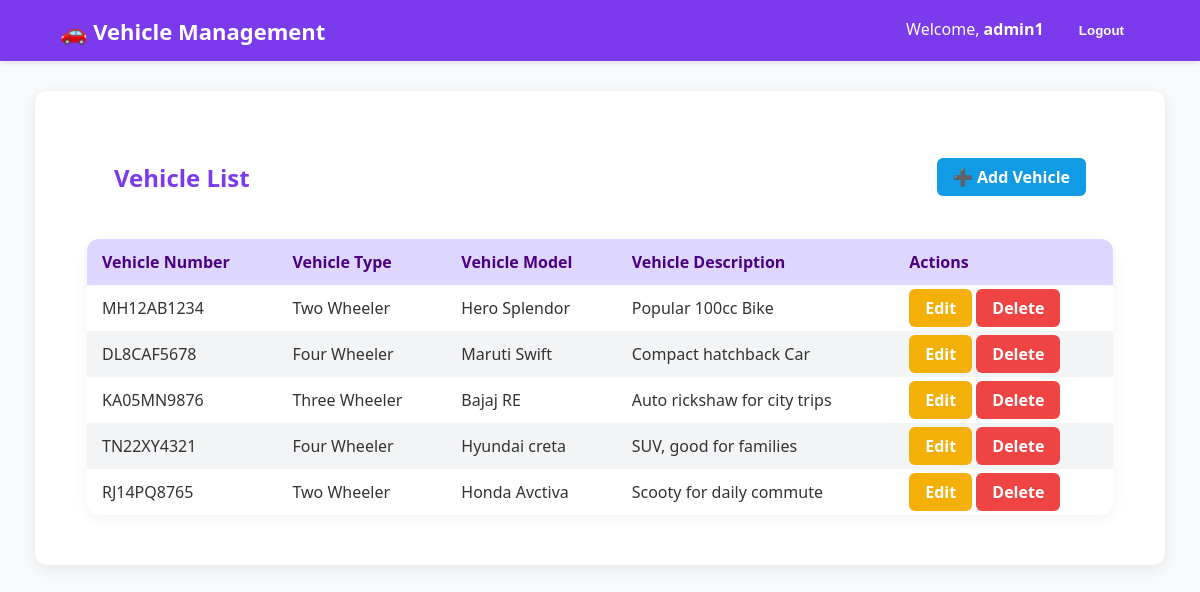
Screenshot of / (signed in) with the database file from the repository.
### app/models.py (models this page shows, shortened)
class Vehicle(models.Model):
    VEHICLE_TYPE_CHOICES = (
        ('Two Wheeler', 'Two Wheeler'),
        ('Three Wheeler', 'Three Wheeler'),
        ('Four Wheeler', 'Four Wheeler'),
    )
    vehicle_number = models.CharField(max_length=20, unique=True)  # Alpha numeric
    vehicle_type = models.CharField(max_length=20, choices=VEHICLE_TYPE_CHOICES)
    vehicle_model = models.CharField(max_length=100)
    vehicle_description = models.TextField(blank=True)
    created_at = models.DateTimeField(auto_now_add=True)
    updated_at = models.DateTimeField(auto_now=True)

### app/views.py (the view)
# urls.py: path('', views.vehicle_list, name='vehicle_list'),
@login_required
def vehicle_list(request):
    vehicles = Vehicle.objects.all()
    context = {
        'vehicles': vehicles,
        'is_superadmin': is_superadmin(request.user),
        'is_admin': is_admin(request.user),
        'is_user': is_user(request.user),
    }
    return render(request, 'vehicle_list.html', context)

### app/views.py (called while the page is built)
def is_superadmin(user):
    return user.is_superuser or user.groups.filter(name='Super Admin').exists()

def is_admin(user):
    return user.groups.filter(name='Admin').exists()

def is_user(user):
    return user.groups.filter(name='User').exists()

### app/templates/vehicle_list.html
{% extends 'base.html' %}
{% block content %}
<div class="page-header">
  <h2> Vehicle List</h2>
  {% if is_superadmin %}
    <a href="{% url 'vehicle_create' %}" class="btn-primary">➕ Add Vehicle</a>
  {% endif %}
</div>
<table class="styled-table">
  <thead>
    <tr>
      <th>Vehicle Number</th>
      <th>Vehicle Type</th>
      <th>Vehicle Model</th>
      <th>Vehicle Description</th>
      <th>Actions</th>
    </tr>
  </thead>
  <tbody>
    {% for v in vehicles %}
      <tr>
        <td>{{ v.vehicle_number }}</td>
        <td>{{ v.vehicle_type }}</td>
        <td>{{ v.vehicle_model }}</td>
        <td>{{ v.vehicle_description }}</td>
        <td>
          {% if is_superadmin or is_admin %}
            <a href="{% url 'vehicle_edit' v.id %}" class="btn-edit">Edit</a>
          {% endif %}
          {% if is_superadmin %}
            <a href="{% url 'vehicle_delete' v.id %}" class="btn-delete">Delete</a>
          {% endif %}
        </td>
      </tr>
    {% empty %}
      <tr><td colspan="5" style="text-align:center;">No vehicles found.</td></tr>
    {% endfor %}
  </tbody>
</table>
{% endblock %}

### app/templates/base.html (shortened to what this page needs)
<!DOCTYPE html>
<html lang="en">
<head>
    {% load static %}
    <link rel="stylesheet" href="{% static 'css/style.css' %}">
</head>
<body>
    <nav class="navbar">
        <div class="container nav-content">
            <h1 class="logo">🚗 Vehicle Management</h1>
            <div>
                {% if user.is_authenticated %}
                    <span class="welcome">Welcome, <strong>{{ user.username }}</strong></span>
                    <form action="{% url 'logout' %}" method="post" style="display:inline;">
                        <button type="submit" class="btn-logout">Logout</button>
                    </form>
                {% else %}
                    <a href="{% url 'login' %}" class="btn-login">Login</a>
                {% endif %}
            </div>
        </div>
    </nav>
    <main class="container content-box">
        {% block content %}
        {% endblock %}
    </main>
</body>
</html>

### app/static/css/style.css (style rules this page uses)
body { margin: 0; font-family: 'Segoe UI', Tahoma, Geneva, Verdana, sans-serif; background-color: #F9FAFB; color: #333; }
.navbar { background-color: #7C3AED; padding: 15px 0; color: #fff; box-shadow: 0 2px 5px rgba(0,0,0,0.1); }
.nav-content { display: flex; justify-content: space-between; align-items: center; width: 90%; margin: auto; }
.logo { margin: 0; font-size: 22px; font-weight: bold; }
.welcome { margin-right: 15px; }
.btn-login, .btn-logout, .btn-primary, .btn-edit, .btn-delete, .btn-cancel { border: none; padding: 8px 16px; border-radius: 6px; font-weight: bold; cursor: pointer; text-decoration: none; }
.btn-login, .btn-logout { background: #7C3AED; color: #fff; padding: 8px 16px; border-radius: 6px; font-weight: bold; cursor: pointer; text-decoration: none; }
.btn-primary { background: #129be5; color: #fff; }
.btn-edit { background: #f2b009; color: #fff; }
.btn-delete { background: #EF4444; color: #fff; }
.content-box { background: #fff; margin: 30px auto; padding: 25px; border-radius: 12px; box-shadow: 0 4px 15px rgba(0,0,0,0.08); width: 90%; }
.styled-table { border-collapse: collapse; margin: 25px auto; font-size: 16px; width: 95%; border-radius: 12px; overflow: hidden; box-shadow: 0 4px 15px rgba(0,0,0,0.05); background-color: #fff; }
.styled-table th, .styled-table td { padding: 12px 15px; text-align: left; }
.styled-table th { background-color: #DDD6FE; color: #4B0082; text-align: left; }
.styled-table tr:nth-child(even) { background-color: #F3F4F6; }
.page-header { display: flex; justify-content: space-between; align-items: center; margin: 25px auto; width: 90%; }
.page-header h2 { color: #7C3AED; }
.page-header a { text-decoration: none; }

### rows the page displays
Vehicle: vehicle_number "MH12AB1234", vehicle_type "Two Wheeler", vehicle_model "Hero Splendor", vehicle_description "Popular 100cc Bike"
Vehicle: vehicle_number "DL8CAF5678", vehicle_type "Four Wheeler", vehicle_model "Maruti Swift", vehicle_description "Compact hatchback Car"
Vehicle: vehicle_number "KA05MN9876", vehicle_type "Three Wheeler", vehicle_model "Bajaj RE", vehicle_description "Auto rickshaw for city trips"
Vehicle: vehicle_number "TN22XY4321", vehicle_type "Four Wheeler", vehicle_model "Hyundai creta", vehicle_description "SUV, good for families"
Vehicle: vehicle_number "RJ14PQ8765", vehicle_type "Two Wheeler", vehicle_model "Honda Avctiva", vehicle_description "Scooty for daily commute"

### other values shown
{{ user.username }} "admin1"
